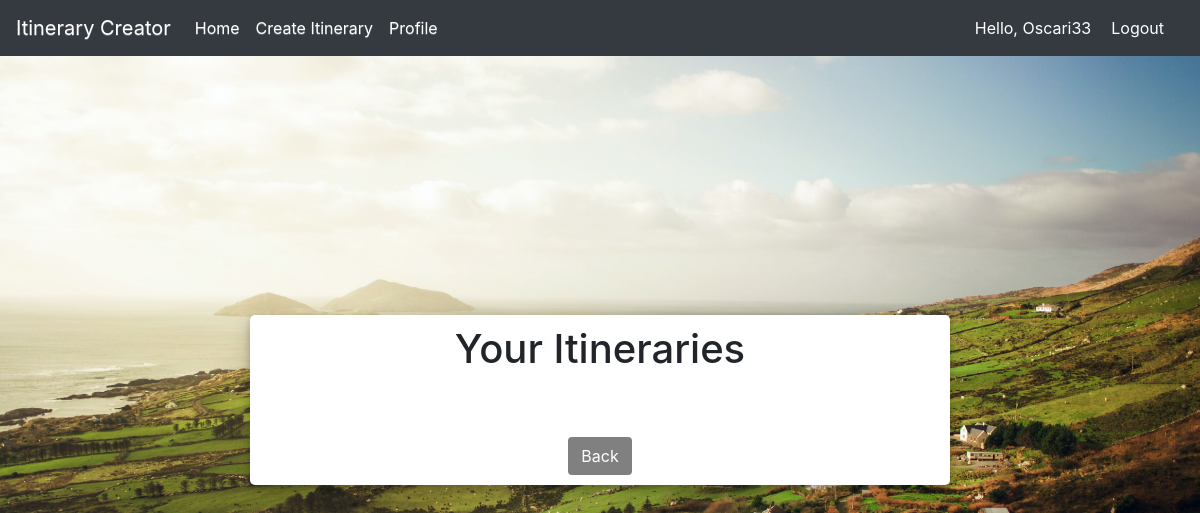
The page /view/ (signed in) on the database as committed earlier.
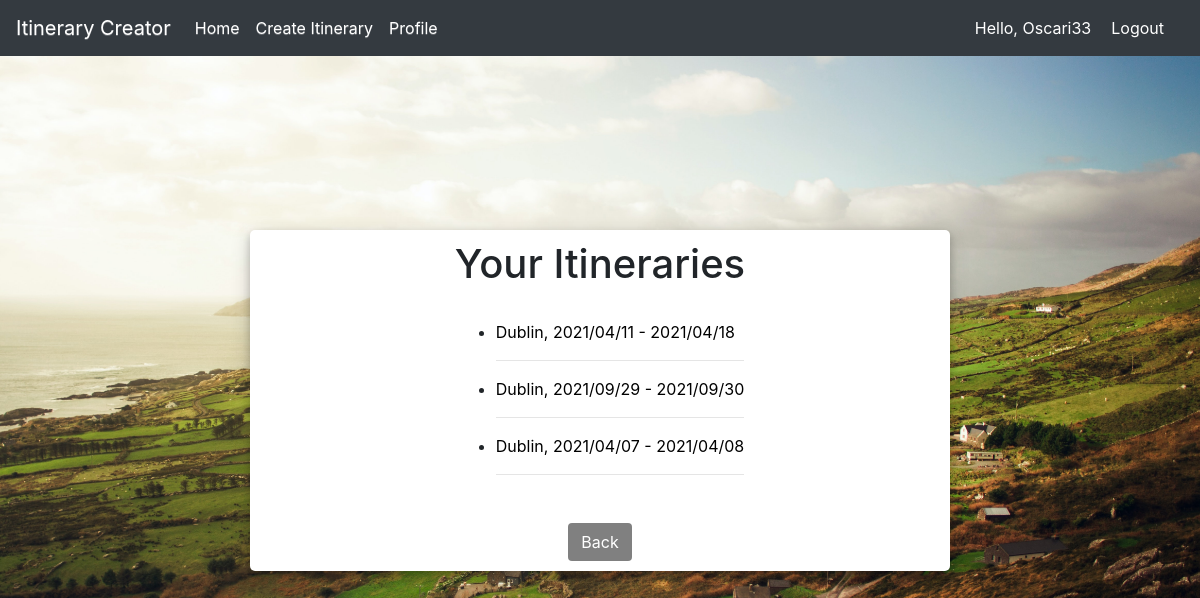
The same page on the database as committed later.
### restaurants/models.py (models this page shows)
class Itinerary(models.Model):
    user = models.ForeignKey(User, on_delete=models.PROTECT, related_name='user', db_column='user')
    cases = models.ManyToManyField(Case)
    saved = models.BooleanField()
    start_date = models.CharField(max_length=10, blank=True, null=True)
    end_date = models.CharField(max_length=10, blank=True, null=True)
    location = models.CharField(max_length=200, blank=True, null=True)

### restaurants/views.py (the view)
# urls.py: path('view/', views.viewItineraries),
def viewItineraries(request):
    user_itineraries = list(Itinerary.objects.filter(user=request.user, saved=True).values())
    context = {'itineraries': user_itineraries}
    return render(request, 'restaurants/view_itineraries.html', context)

### restaurants/templates/restaurants/view_itineraries.html (shortened to what this page needs)
<!DOCTYPE html>
<html lang="en">
<head>
    <link rel="stylesheet" href="https://stackpath.bootstrapcdn.com/bootstrap/4.1.3/css/bootstrap.min.css">
	<link rel="stylesheet" href="https://use.fontawesome.com/releases/v5.6.1/css/all.css">
    <link rel="stylesheet" href="https://maxcdn.bootstrapcdn.com/bootstrap/3.3.7/css/bootstrap-theme.min.css">
</head>
<body>
    <header>
        <nav class="navbar navbar-expand-lg fixed-top navbar-dark bg-dark">
            <a class="navbar-brand" href="/home">Itinerary Creator</a>
                <div class="collapse navbar-collapse" id="navbarSupportedContent">
                    <ul class="navbar-nav mr-auto">
                        <li class="nav-item active">
                            <a class="nav-link" href="/">Home<span class="sr-only">(current)</span></a>
                        </li>
                        <li class="nav-item active">
                            <a class="nav-link" href="/location">Create Itinerary<span class="sr-only">(current)</span></a>
                        </li>
                        {% ifequal article.creator|stringformat:"AnonymousUser" request.user.username %}
                            <li class="nav-item active">
                                <a class="nav-link" href="/login">Login<span class="sr-only">(current)</span></a>
                            </li>
                            <li class="nav-item active">
                                <a class="nav-link" href="/signup">Sign Up<span class="sr-only">(current)</span></a>
                            </li>
                        {% else %}
                            <li class="nav-item active">
                                <a class="nav-link" href="/profile">Profile<span class="sr-only">(current)</span></a>
                            </li>
                        {% endifequal %}
                    </ul>
                </div>
            {% ifequal article.creator|stringformat:"AnonymousUser" request.user.username %}
                <span class="hello-msg">Hello, Guest</span>
            {% else %}
                <span class="hello-msg">Hello, {{request.user}}</span>
                <span ><a  class="hello-msg" href="/logout" style="color:white">Logout</a></span>
            {% endifequal %}
        </nav>
    </header>
    <div class="container h-100">
		<div class="d-flex justify-content-center h-100">
			<div class="user_card">
                <center><h1>Your Itineraries</h1></center><br>
				<div class="d-flex justify-content-center">
                    <div class="row">
                        <ul>
                          {% for itinerary in itineraries reversed %}
                            <li>
                              <a href="/view/itinerary/{{ itinerary.id }}" style="color:black">
                                  <span>{{ itinerary.location|title }}, </span>
                                  <span>{{ itinerary.start_date }} - {{ itinerary.end_date }}</span>
                              </a>
                            </li>
                            <hr />
                          {% endfor %}
                        </ul>
                      </div>
                </div>
                    <div class="d-flex justify-content-center mt-3 login_container">
                        <a href="/profile"><input class="btn login_btn" type="button" value="Back"></a>
                    </div>
                </div>
        </div>
    </div>
</body>
</html>

### restaurants/templates/restaurants/view_itineraries.html (style rules this page uses)
body, html { margin: 0; padding: 0; height: 100%; background: url("/static/images/ireland4.jpg") fixed;; background-position: center; background-repeat: no-repeat; background-size: cover; }
.user_card { width: 700px; margin-top: auto; margin-bottom: auto; background: #FFFFFF; position: relative; display: flex; justify-content: center; flex-direction: column; padding: 10px; box-shadow: 0 4px 8px 0 rgba(0, 0, 0, 0.2), 0 6px 20px 0 rgba(0, 0, 0, 0.19); -webkit-box-shadow: 0 4px 8px 0 rgba(0, 0, 0, 0.2), 0 6px 20px 0 rgba(0, 0, 0, 0.19); -moz-box-shadow: 0 4px 8px 0 rgba(0, 0, 0, 0.2), 0 6px 20px 0 rgba(0, 0, 0, 0.19); border-radius: 5px; }
.login_btn { width: 100%; background: #808080 !important; color: white !important; }
.login_container { padding: 0 2rem; }
.hello-msg { color: #fff; margin-right: 20px; }

Rows that differ between the two databases and show on the page:
added Itinerary: location "Dublin", start_date "2021/04/11", end_date "2021/04/18"
added Itinerary: location "Dublin", start_date "2021/09/29", end_date "2021/09/30"
added Itinerary: location "Dublin", start_date "2021/04/07", end_date "2021/04/08"
